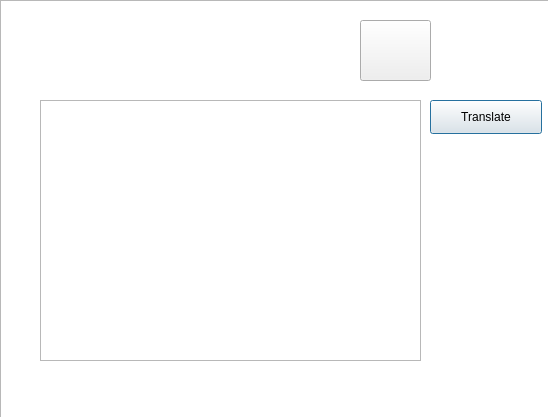
<?xml version="1.0" encoding="UTF-8"?>
<ui version="4.0">
 <class>Dialog</class>
 <widget class="QDialog" name="Dialog">
  <property name="geometry">
   <rect>
    <x>0</x>
    <y>0</y>
    <width>548</width>
    <height>417</height>
   </rect>
  </property>
  <property name="windowTitle">
   <string>Translate</string>
  </property>
  <widget class="QTextEdit" name="te">
   <property name="geometry">
    <rect>
     <x>40</x>
     <y>100</y>
     <width>381</width>
     <height>261</height>
    </rect>
   </property>
  </widget>
  <widget class="QPushButton" name="pb_trans">
   <property name="geometry">
    <rect>
     <x>430</x>
     <y>100</y>
     <width>112</width>
     <height>34</height>
    </rect>
   </property>
   <property name="text">
    <string>Translate</string>
   </property>
  </widget>
  <widget class="QPushButton" name="pb_record">
   <property name="geometry">
    <rect>
     <x>360</x>
     <y>20</y>
     <width>71</width>
     <height>61</height>
    </rect>
   </property>
   <property name="styleSheet">
    <string notr="true">border-image: url(:/newPrefix/record.png) 0 0 0 0 stretch stretch;</string>
   </property>
   <property name="text">
    <string/>
   </property>
  </widget>
  <widget class="QLabel" name="label">
   <property name="geometry">
    <rect>
     <x>50</x>
     <y>40</y>
     <width>261</width>
     <height>21</height>
    </rect>
   </property>
   <property name="text">
    <string/>
   </property>
  </widget>
  <widget class="QGraphicsView" name="graphicsView">
   <property name="geometry">
    <rect>
     <x>0</x>
     <y>0</y>
     <width>551</width>
     <height>421</height>
    </rect>
   </property>
   <property name="styleSheet">
    <string notr="true">border-image: url(:/newPrefix/back.jpg) 0 0 0 0 stretch stretch;</string>
   </property>
  </widget>
  <zorder>graphicsView</zorder>
  <zorder>te</zorder>
  <zorder>pb_trans</zorder>
  <zorder>pb_record</zorder>
  <zorder>label</zorder>
 </widget>
 <resources>
  <include location="resource.qrc"/>
 </resources>
 <connections/>
</ui>
